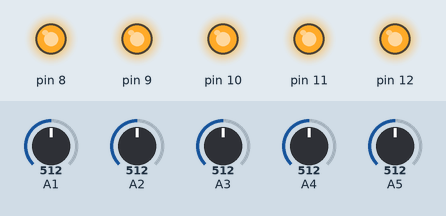
Simulated run of this sketch. Board: Arduino Uno, built with avr-gcc and run on an emulated ATmega328P. Parts: output pins drawn as LEDs (lit = HIGH). Inputs (shaded band) come from the test bench; at power-on: A1 = 512, A2 = 512, A3 = 512, A4 = 512, A5 = 512.

Above: at 0.1 s.
Timing chart, 0 to 1.6 s (numbered marks = the images above):
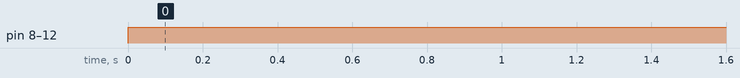

The sketch:

sketch_oct09a.ino
```cpp
int led = 12;
int sensorValue[5];
bool foundLine[5];
void setup() {
  // put your setup code here, to run once:
  pinMode(8,OUTPUT);
  pinMode(9,OUTPUT);
  pinMode(10,OUTPUT);
  pinMode(11,OUTPUT);
  pinMode(12,OUTPUT);

}

void loop() {
  // put your main code here, to run repeatedly:
  for(int i = 1; i<6; i++)
  {    sensorValue[i] = analogRead(i);
  }
  for ( int i=1;i<6;i++)
  {   if(sensorValue[i]<500)
           { foundLine[i] = true;
             digitalWrite(i+7,HIGH);
           }
       else
        { foundLine[i] = true;
          digitalWrite(i+7,HIGH);
        }
  }
}
```

Measured:
- by itself, pin 8–12: LOW → HIGH at 0.00 s
